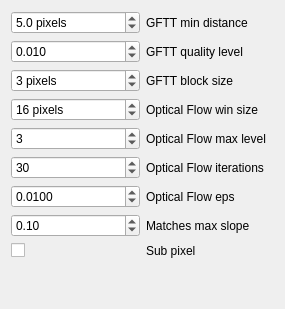
       <widget class="QWidget" name="page_6">
        <property name="geometry">
         <rect>
          <x>0</x>
          <y>0</y>
          <width>285</width>
          <height>309</height>
         </rect>
        </property>
        <attribute name="label">
         <string>Stereo correspondences</string>
        </attribute>
        <layout class="QGridLayout" name="gridLayout_13">
         <item row="2" column="0">
          <widget class="QSpinBox" name="spinBox_stereo_gfttBlockSize">
           <property name="suffix">
            <string> pixels</string>
           </property>
           <property name="minimum">
            <number>1</number>
           </property>
           <property name="value">
            <number>3</number>
           </property>
          </widget>
         </item>
         <item row="1" column="0">
          <widget class="QDoubleSpinBox" name="doubleSpinBox_stereo_gfttQuality">
           <property name="decimals">
            <number>3</number>
           </property>
           <property name="minimum">
            <double>0.001000000000000</double>
           </property>
           <property name="maximum">
            <double>1.000000000000000</double>
           </property>
           <property name="singleStep">
            <double>0.001000000000000</double>
           </property>
           <property name="value">
            <double>0.010000000000000</double>
           </property>
          </widget>
         </item>
         <item row="6" column="1">
          <widget class="QLabel" name="label_59">
           <property name="text">
            <string>Optical Flow eps</string>
           </property>
          </widget>
         </item>
         <item row="2" column="1">
          <widget class="QLabel" name="label_55">
           <property name="text">
            <string>GFTT block size</string>
           </property>
          </widget>
         </item>
         <item row="3" column="0">
          <widget class="QSpinBox" name="spinBox_stereo_flowWinSize">
           <property name="suffix">
            <string> pixels</string>
           </property>
           <property name="minimum">
            <number>3</number>
           </property>
           <property name="value">
            <number>16</number>
           </property>
          </widget>
         </item>
         <item row="3" column="1">
          <widget class="QLabel" name="label_56">
           <property name="text">
            <string>Optical Flow win size</string>
           </property>
          </widget>
         </item>
         <item row="4" column="0">
          <widget class="QSpinBox" name="spinBox_stereo_flowMaxLevel">
           <property name="minimum">
            <number>1</number>
           </property>
           <property name="value">
            <number>3</number>
           </property>
          </widget>
         </item>
         <item row="0" column="1">
          <widget class="QLabel" name="label_61">
           <property name="text">
            <string>GFTT min distance</string>
           </property>
          </widget>
         </item>
         <item row="6" column="0">
          <widget class="QDoubleSpinBox" name="doubleSpinBox_stereo_flowEps">
           <property name="decimals">
            <number>4</number>
           </property>
           <property name="maximum">
            <double>1.000000000000000</double>
           </property>
           <property name="singleStep">
            <double>0.010000000000000</double>
           </property>
           <property name="value">
            <double>0.010000000000000</double>
           </property>
          </widget>
         </item>
         <item row="4" column="1">
          <widget class="QLabel" name="label_57">
           <property name="text">
            <string>Optical Flow max level</string>
           </property>
          </widget>
         </item>
         <item row="5" column="1">
          <widget class="QLabel" name="label_58">
           <property name="text">
            <string>Optical Flow iterations</string>
           </property>
          </widget>
         </item>
         <item row="1" column="1">
          <widget class="QLabel" name="label_54">
           <property name="text">
            <string>GFTT quality level</string>
           </property>
          </widget>
         </item>
         <item row="5" column="0">
          <widget class="QSpinBox" name="spinBox_stereo_flowIterations">
           <property name="minimum">
            <number>1</number>
           </property>
           <property name="maximum">
            <number>1000</number>
           </property>
           <property name="value">
            <number>30</number>
           </property>
          </widget>
         </item>
         <item row="7" column="0">
          <widget class="QDoubleSpinBox" name="doubleSpinBox_stereo_maxSlope">
           <property name="decimals">
            <number>2</number>
           </property>
           <property name="maximum">
            <double>1.000000000000000</double>
           </property>
           <property name="singleStep">
            <double>0.010000000000000</double>
           </property>
           <property name="value">
            <double>0.100000000000000</double>
           </property>
          </widget>
         </item>
         <item row="0" column="0">
          <widget class="QDoubleSpinBox" name="doubleSpinBox_stereo_gfttMinDistance">
           <property name="suffix">
            <string> pixels</string>
           </property>
           <property name="decimals">
            <number>1</number>
           </property>
           <property name="value">
            <double>5.000000000000000</double>
           </property>
          </widget>
         </item>
         <item row="8" column="1">
          <widget class="QLabel" name="label_62">
           <property name="text">
            <string>Sub pixel</string>
           </property>
          </widget>
         </item>
         <item row="7" column="1">
          <widget class="QLabel" name="label_60">
           <property name="text">
            <string>Matches max slope</string>
           </property>
          </widget>
         </item>
         <item row="9" column="1">
          <spacer name="verticalSpacer_6">
           <property name="orientation">
            <enum>Qt::Vertical</enum>
           </property>
           <property name="sizeHint" stdset="0">
            <size>
             <width>20</width>
             <height>40</height>
            </size>
           </property>
          </spacer>
         </item>
         <item row="8" column="0">
          <widget class="QCheckBox" name="checkBox_stereo_subpix">
           <property name="text">
            <string/>
           </property>
          </widget>
         </item>
        </layout>
       </widget>
